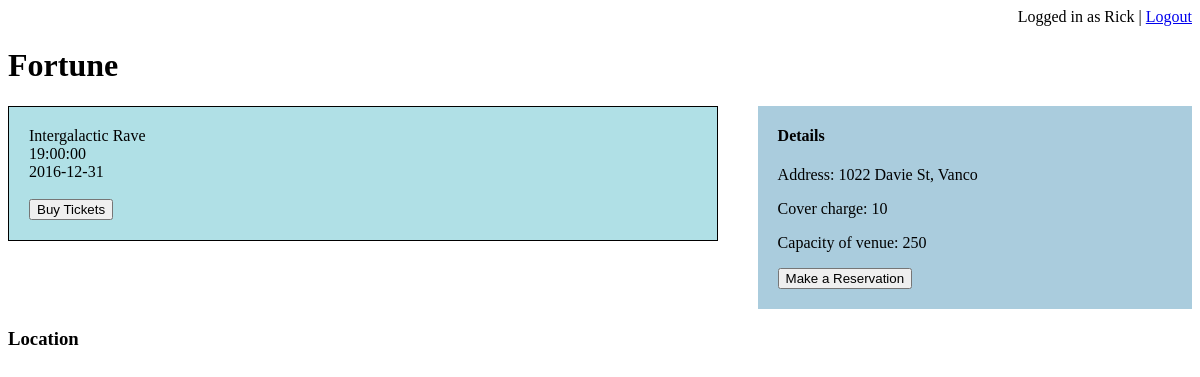
Page /venue_page.php?branchID=16502 (signed in) on the earlier database version.
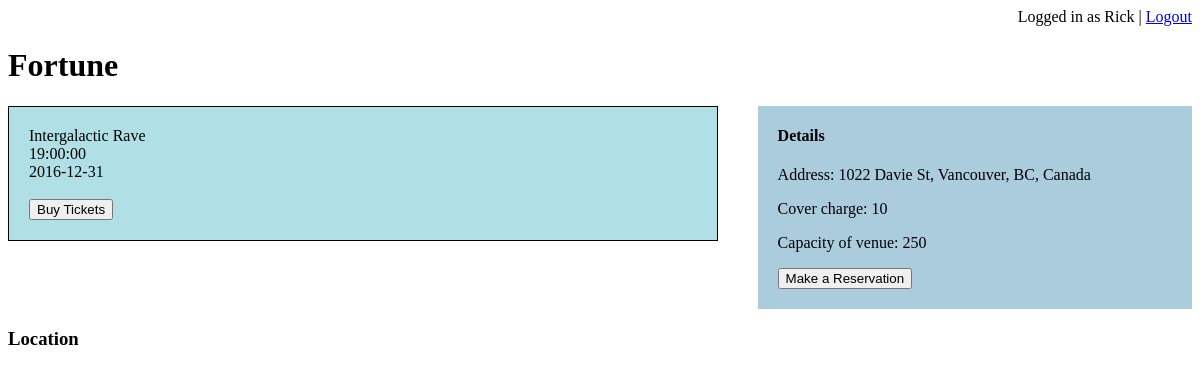
Same page on the later database version.
### tables this page shows
CREATE TABLE `venue` (
  `branchID` int(11) NOT NULL,
  `name` varchar(20) NOT NULL,
  `address` varchar(64) NOT NULL,
  `capacity` int(11) DEFAULT NULL,
  `cover_charge` double DEFAULT NULL
);

### venue_page.php (the view, shortened to what this page needs)
<?php
if ( isset($_SESSION['user'])=="" ) {
    header("Location: index.php");
    exit;
  }
else
{
$username=$_SESSION['username'];
?>
<!DOCTYPE html>
<html>
<head>
</head>
<body onload="initialize()">
<div style="text-align:right;">Logged in as <?php echo $username; ?> | <a href="http://localhost/304_project/logout.php">Logout</a></div>
<?php
$branchID = $_GET['branchID'];
$servername = "localhost";
$username = "root";
$password = NULL;
$databasename = 'Venue';
$conn = new mysqli($servername, $username, $password, $databasename);
$sql = "SELECT name, branchID, address, capacity, cover_charge FROM `venue` WHERE branchID = '$branchID'";
$eventsForVenue = "SELECT * FROM `hostedevent` WHERE branchID = '$branchID'";
$result = $conn->query($sql);
$allEvents = $conn->query($eventsForVenue);
$capacity = 0;
$cover_charge = 0;
if ($result->num_rows > 0) {
    while($row = $result->fetch_assoc()) {
		$venueName=$row["name"];
		$capacity = $row["capacity"];
		$cover_charge = $row["cover_charge"];
		$venueAddress = $row["address"];
    }
} else {
    echo "0 results";
}
$eventList = "";
if ($allEvents->num_rows > 0) {
    while($rowEvents = $allEvents->fetch_assoc()) {
    	$eventName=$rowEvents["name"];
		$date = $rowEvents["date"];
		$time = $rowEvents["start_time"];
		$evid = $rowEvents["evid"];
		$eventList .=  '<div class="event" style="padding: 20px; background-color: powderblue; border: 1px solid black;">'.$eventName.'<br>'.$time.'<br>'.$date.'<br><br><a href = "http://localhost/304_project/event_page.php?evid='.$evid.'"><button>Buy Tickets</button></a></div><br>';
    }
} else {
    echo "No events, yet! Sorry.";
}
 ?>
<h1><?php echo $venueName; ?></h1>
<div style="overflow:hidden;">
<div style="float:left;width:60%;">  <?php echo $eventList; ?></div>
<div style="float:right;width:35%;background:#aaccdd; padding-left: 20px;padding-bottom: 20px;"><h4>Details</h4>
	<p>Address: <?php echo $venueAddress; ?></p>
	<p>Cover charge: <?php echo $cover_charge;?></p>
	<p>Capacity of venue: <?php echo $capacity;?></p>
<div><a href="http://localhost/304_project/table_reservation.php?branchID=<?php echo $branchID;?>"><button>Make a Reservation</button></a></div>
</div>
</div>
    <h3>Location</h3>
    <div id="map" style="width: 480px; height: 320px;"></div>
 </body>
</html>
 <?php
}
?>

Differences in the rows shown:
changed venue "Fortune": address "1022 Davie St, Vanco" → "1022 Davie St, Vancouver, BC, Canada"
